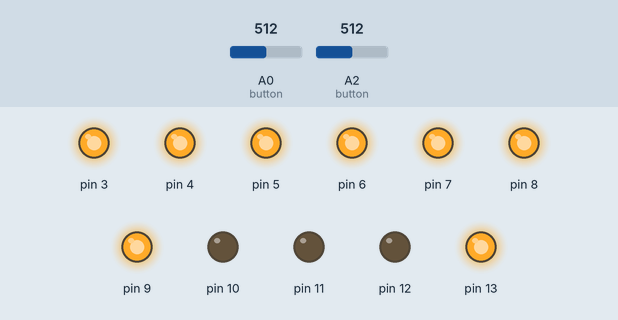
Recording of a sketch running on a simulated Arduino Uno, built with avr-gcc and run on an emulated ATmega328P. Parts: output pins drawn as LEDs (lit = HIGH). Dashed ring = blinking. The inputs (shaded band) are chosen by the test bench; at power-on: A2 (button) = 512, A0 (button) = 512. Random numbers use the default seed unless the sketch sets one.

Above: at 1.3 s.
1.4 s: A2 (button) set to 0
At 2.9 s:
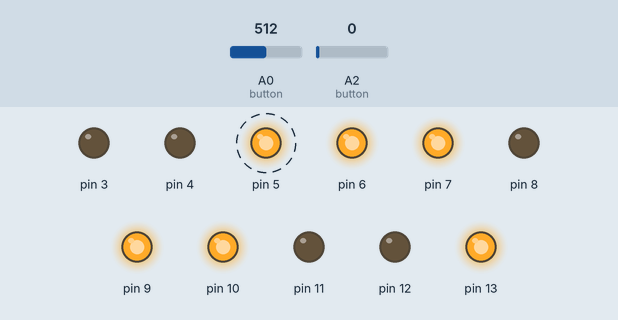
4.4 s: A2 (button) set to 18
At 5.4 s:
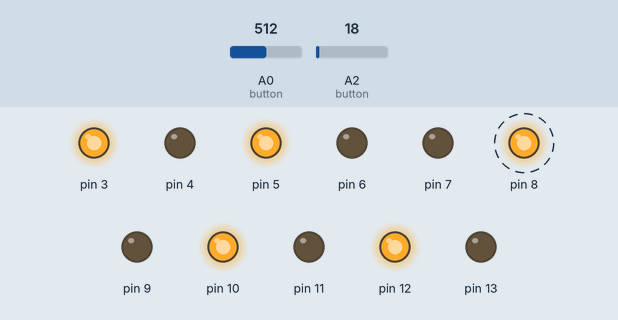
7.4 s: A2 (button) set to 0
At 8.9 s:
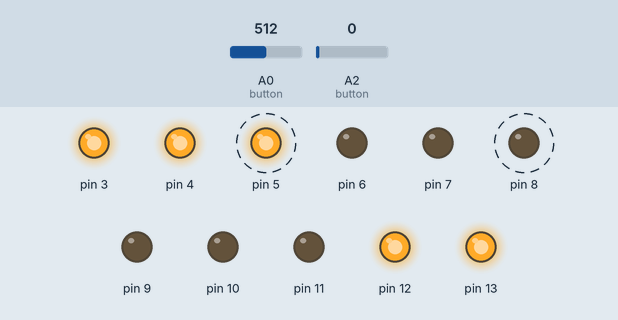
10.4 s: A2 (button) set to 24
At 14.8 s:
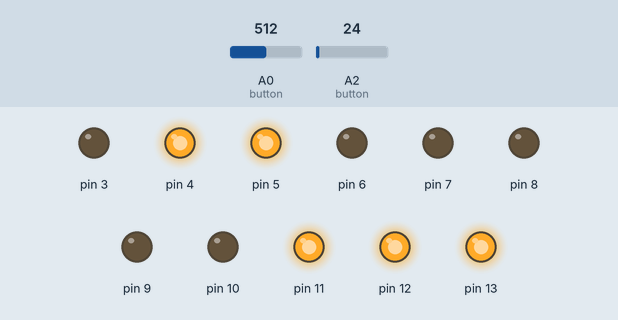
Timing chart, 0 to 37.0 s (numbered marks = the images above; inputs shaded):
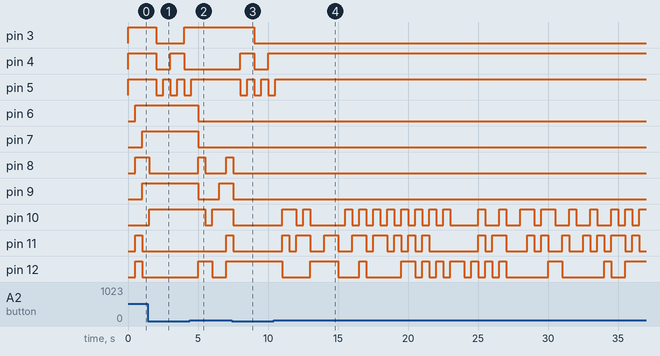

The sketch:

variable_bit_depth_die_roller.ino
```cpp
int roll;
int bitDepth = 8;

void setup() {
  // pins 3 4 5 are RGB output
  // pins 6 7 8 9 10 11 12 13 are binary output
  for (int pin = 3; pin < 14; ++pin) {
    pinMode(pin, OUTPUT);
  }

  // pins A0 A1 increment/decrement bitDepth
  // pin A2 initiates a roll
  pinMode(A0, INPUT);
  pinMode(A1, INPUT);
  pinMode(A2, INPUT);

  // represent current bitDepth
  // bitdepth must be truncated to the 0-7 range
  setBits(3, 5, bitDepth - 1);
}


void loop() {
  if (analogRead(A2)) { // roll button is pressed
    // debounce
    delay(500);

    // generate roll output between 0 and (2 ^ bitDepth)
    roll = random( twoToThe(bitDepth) );

    // set binary output
    setBits(6, 13, roll);

  } else if (analogRead(A0)) { // increment button is pressed
    // debounce
    delay(500);

    // increment
    incBitDepth();

    // set RGB pins
    setBits(3, 5, bitDepth - 1);

  } else if (analogRead(A1)) { // decrement button is pressed
    // debounce?
    delay(500);

    // decrement
    decBitDepth();

    // set RGB pins
    setBits(3, 5, bitDepth - 1);
  }

}

int twoToThe(int exponent) {
  // left-shift 1 to get powers of 2
  return 1 << exponent;
}

void incBitDepth() {
  // I don't like either of these increment/decrement functions,
  // but I want to remove this control structure from loop()
  // while keeping the calculation simple.
  if (bitDepth >= 8) { // overflow at 8
    bitDepth = 1;
  } else {
    bitDepth++;
  }

}

void decBitDepth() {

  if (bitDepth <= 1) { // overflow at 1
    bitDepth = 8;
  } else {
    bitDepth--;
  }

}

void setBits(int startPin, int endPin, int value) {

  // initialize all outputs
  for (int currentPin = startPin; currentPin <= endPin; ++currentPin) {
    digitalWrite(currentPin, LOW);
  }

  // calculate the most significant bit
  int mostSignificantBit = twoToThe(endPin - startPin);

  // turn on set bits
  for (int currentPin = startPin; currentPin <= endPin; ++currentPin) {

    if (value & mostSignificantBit) {
      digitalWrite(currentPin, HIGH);
    }

    mostSignificantBit >>= 1;
  }

}
```

Measured:
- after the input at 1.4 s, pin 3: HIGH → LOW after 0.60 s, → HIGH 2.0 s later; pin 4: HIGH → LOW after 0.60 s, → HIGH 1.0 s later, → LOW 1.0 s later; pin 5: alternates HIGH for 0.50 s and LOW for 0.50 s, starting after 0.60 s
- after the input at 4.4 s, pin 6, pin 7, pin 13: HIGH → LOW after 0.60 s; pin 8: LOW → HIGH after 0.60 s, → LOW 0.50 s later, → HIGH 1.5 s later; pin 9: HIGH → LOW after 0.60 s, → HIGH 1.5 s later; pin 10: HIGH → LOW after 1.1 s, → HIGH 0.50 s later; pin 11: LOW → HIGH after 2.6 s
- after the input at 7.4 s, pin 3: HIGH → LOW after 1.6 s; pin 4: LOW → HIGH after 0.60 s, → LOW 1.0 s later, → HIGH 1.0 s later; pin 5: alternates HIGH for 0.50 s and LOW for 0.50 s, starting after 0.60 s
- after the input at 10.4 s, pin 10: LOW → HIGH after 0.61 s, → LOW 1.0 s later, → HIGH 0.50 s later, → LOW 0.50 s later, … (37 changes in this stretch); pin 11: LOW → HIGH after 0.61 s, → LOW 0.50 s later, → HIGH 0.50 s later, → LOW 1.0 s later, … (34 changes in this stretch)
